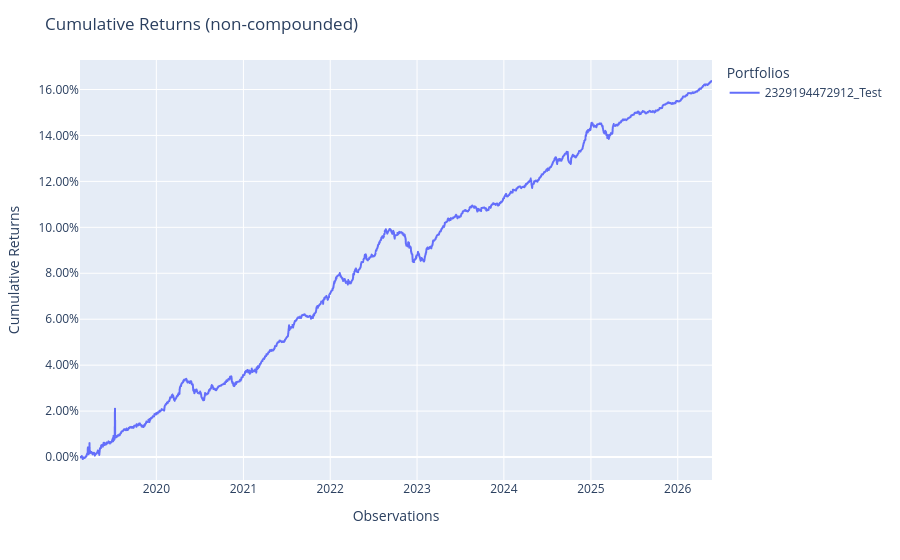

Notebook code cell kept with this figure:
### Code cell
population_test.plot_cumulative_returns()

### Figure 1 — Plotly figure (JSON) as saved in the notebook; plotly's stock layout.template omitted (floating-point values rounded to 4 significant figures; data arrays with more than 128 entries replaced by an {"elided": "..."} marker saying what was removed)
{"data": [{"hovertemplate": "variable=2329194472912_Test<br>index=%{x}<br>value=%{y}<extra></extra>", "legendgroup": "2329194472912_Test", "line": {"color": "#636efa", "dash": "solid"}, "marker": {"symbol": "circle"}, "mode": "lines", "name": "2329194472912_Test", "showlegend": true, "type": "scattergl", "x": {"elided": "1764 str values"}, "xaxis": "x", "y": {"elided": "1764 float values"}, "yaxis": "y"}], "layout": {"legend": {"title": {"text": "Portfolios"}, "tracegroupgap": 0}, "margin": {"t": 60}, "title": {"text": "Cumulative Returns (non-compounded)"}, "xaxis": {"anchor": "y", "domain": [0, 1], "title": {"text": "Observations"}}, "yaxis": {"anchor": "x", "domain": [0, 1], "tickformat": ".2%", "title": {"text": "Cumulative Returns"}}}}
